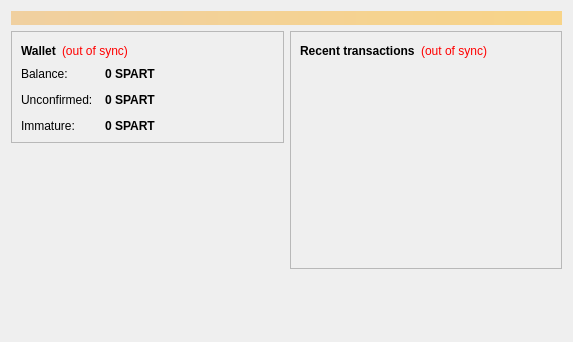
<?xml version="1.0" encoding="UTF-8"?>
<ui version="4.0">
 <class>OverviewPage</class>
 <widget class="QWidget" name="OverviewPage">
  <property name="geometry">
   <rect>
    <x>0</x>
    <y>0</y>
    <width>573</width>
    <height>342</height>
   </rect>
  </property>
  <property name="windowTitle">
   <string>Form</string>
  </property>
  <layout class="QVBoxLayout" name="topLayout">
   <item>
    <widget class="QLabel" name="labelAlerts">
     <property name="visible">
      <bool>false</bool>
     </property>
     <property name="styleSheet">
      <string notr="true">background-color: qlineargradient(x1: 0, y1: 0, x2: 1, y2: 0, stop:0 #F0D0A0, stop:1 #F8D488); color:#000000;</string>
     </property>
     <property name="wordWrap">
      <bool>true</bool>
     </property>
     <property name="margin">
      <number>3</number>
     </property>
    </widget>
   </item>
   <item>
    <layout class="QHBoxLayout" name="horizontalLayout" stretch="1,1">
     <item>
      <layout class="QVBoxLayout" name="verticalLayout_2">
       <item>
        <widget class="QFrame" name="frame">
         <property name="frameShape">
          <enum>QFrame::StyledPanel</enum>
         </property>
         <property name="frameShadow">
          <enum>QFrame::Raised</enum>
         </property>
         <layout class="QVBoxLayout" name="verticalLayout_4">
          <item>
           <layout class="QHBoxLayout" name="horizontalLayout_4">
            <item>
             <widget class="QLabel" name="label_5">
              <property name="font">
               <font>
                <weight>75</weight>
                <bold>true</bold>
               </font>
              </property>
              <property name="text">
               <string>Wallet</string>
              </property>
             </widget>
            </item>
            <item>
             <widget class="QLabel" name="labelWalletStatus">
              <property name="toolTip">
               <string>The displayed information may be out of date. Your wallet automatically synchronizes with the Spartacuscoin network after a connection is established, but this process has not completed yet.</string>
              </property>
              <property name="styleSheet">
               <string notr="true">QLabel { color: red; }</string>
              </property>
              <property name="text">
               <string notr="true">(out of sync)</string>
              </property>
              <property name="alignment">
               <set>Qt::AlignLeading|Qt::AlignLeft|Qt::AlignVCenter</set>
              </property>
             </widget>
            </item>
            <item>
             <spacer name="horizontalSpacer_2">
              <property name="orientation">
               <enum>Qt::Horizontal</enum>
              </property>
              <property name="sizeHint" stdset="0">
               <size>
                <width>40</width>
                <height>20</height>
               </size>
              </property>
             </spacer>
            </item>
           </layout>
          </item>
          <item>
           <layout class="QFormLayout" name="formLayout_2">
            <property name="fieldGrowthPolicy">
             <enum>QFormLayout::AllNonFixedFieldsGrow</enum>
            </property>
            <property name="horizontalSpacing">
             <number>12</number>
            </property>
            <property name="verticalSpacing">
             <number>12</number>
            </property>
            <item row="0" column="0">
             <widget class="QLabel" name="label">
              <property name="text">
               <string>Balance:</string>
              </property>
             </widget>
            </item>
            <item row="0" column="1">
             <widget class="QLabel" name="labelBalance">
              <property name="font">
               <font>
                <weight>75</weight>
                <bold>true</bold>
               </font>
              </property>
              <property name="cursor">
               <cursorShape>IBeamCursor</cursorShape>
              </property>
              <property name="toolTip">
               <string>Your current balance</string>
              </property>
              <property name="text">
               <string notr="true">0 SPART</string>
              </property>
              <property name="textInteractionFlags">
               <set>Qt::LinksAccessibleByMouse|Qt::TextSelectableByKeyboard|Qt::TextSelectableByMouse</set>
              </property>
             </widget>
            </item>
            <item row="1" column="0">
             <widget class="QLabel" name="label_3">
              <property name="text">
               <string>Unconfirmed:</string>
              </property>
             </widget>
            </item>
            <item row="1" column="1">
             <widget class="QLabel" name="labelUnconfirmed">
              <property name="font">
               <font>
                <weight>75</weight>
                <bold>true</bold>
               </font>
              </property>
              <property name="cursor">
               <cursorShape>IBeamCursor</cursorShape>
              </property>
              <property name="toolTip">
               <string>Total of transactions that have yet to be confirmed, and do not yet count toward the current balance</string>
              </property>
              <property name="text">
               <string notr="true">0 SPART</string>
              </property>
              <property name="textInteractionFlags">
               <set>Qt::LinksAccessibleByMouse|Qt::TextSelectableByKeyboard|Qt::TextSelectableByMouse</set>
              </property>
             </widget>
            </item>
            <item row="2" column="0">
             <widget class="QLabel" name="labelImmatureText">
              <property name="text">
               <string>Immature:</string>
              </property>
             </widget>
            </item>
            <item row="2" column="1">
             <widget class="QLabel" name="labelImmature">
              <property name="font">
               <font>
                <weight>75</weight>
                <bold>true</bold>
               </font>
              </property>
              <property name="toolTip">
               <string>Mined balance that has not yet matured</string>
              </property>
              <property name="text">
               <string notr="true">0 SPART</string>
              </property>
              <property name="textInteractionFlags">
               <set>Qt::LinksAccessibleByMouse|Qt::TextSelectableByKeyboard|Qt::TextSelectableByMouse</set>
              </property>
             </widget>
            </item>
           </layout>
          </item>
         </layout>
        </widget>
       </item>
       <item>
        <spacer name="verticalSpacer">
         <property name="orientation">
          <enum>Qt::Vertical</enum>
         </property>
         <property name="sizeHint" stdset="0">
          <size>
           <width>20</width>
           <height>40</height>
          </size>
         </property>
        </spacer>
       </item>
      </layout>
     </item>
     <item>
      <layout class="QVBoxLayout" name="verticalLayout_3">
       <item>
        <widget class="QFrame" name="frame_2">
         <property name="frameShape">
          <enum>QFrame::StyledPanel</enum>
         </property>
         <property name="frameShadow">
          <enum>QFrame::Raised</enum>
         </property>
         <layout class="QVBoxLayout" name="verticalLayout">
          <item>
           <layout class="QHBoxLayout" name="horizontalLayout_2">
            <item>
             <widget class="QLabel" name="label_4">
              <property name="text">
               <string>&lt;b&gt;Recent transactions&lt;/b&gt;</string>
              </property>
             </widget>
            </item>
            <item>
             <widget class="QLabel" name="labelTransactionsStatus">
              <property name="toolTip">
               <string>The displayed information may be out of date. Your wallet automatically synchronizes with the Spartacuscoin network after a connection is established, but this process has not completed yet.</string>
              </property>
              <property name="styleSheet">
               <string notr="true">QLabel { color: red; }</string>
              </property>
              <property name="text">
               <string notr="true">(out of sync)</string>
              </property>
              <property name="alignment">
               <set>Qt::AlignRight|Qt::AlignTrailing|Qt::AlignVCenter</set>
              </property>
             </widget>
            </item>
            <item>
             <spacer name="horizontalSpacer">
              <property name="orientation">
               <enum>Qt::Horizontal</enum>
              </property>
              <property name="sizeHint" stdset="0">
               <size>
                <width>40</width>
                <height>20</height>
               </size>
              </property>
             </spacer>
            </item>
           </layout>
          </item>
          <item>
           <widget class="QListView" name="listTransactions">
            <property name="styleSheet">
             <string notr="true">QListView { background: transparent; }</string>
            </property>
            <property name="frameShape">
             <enum>QFrame::NoFrame</enum>
            </property>
            <property name="verticalScrollBarPolicy">
             <enum>Qt::ScrollBarAlwaysOff</enum>
            </property>
            <property name="horizontalScrollBarPolicy">
             <enum>Qt::ScrollBarAlwaysOff</enum>
            </property>
            <property name="selectionMode">
             <enum>QAbstractItemView::NoSelection</enum>
            </property>
           </widget>
          </item>
         </layout>
        </widget>
       </item>
       <item>
        <spacer name="verticalSpacer_2">
         <property name="orientation">
          <enum>Qt::Vertical</enum>
         </property>
         <property name="sizeHint" stdset="0">
          <size>
           <width>20</width>
           <height>40</height>
          </size>
         </property>
        </spacer>
       </item>
      </layout>
     </item>
    </layout>
   </item>
  </layout>
 </widget>
 <resources/>
 <connections/>
</ui>
